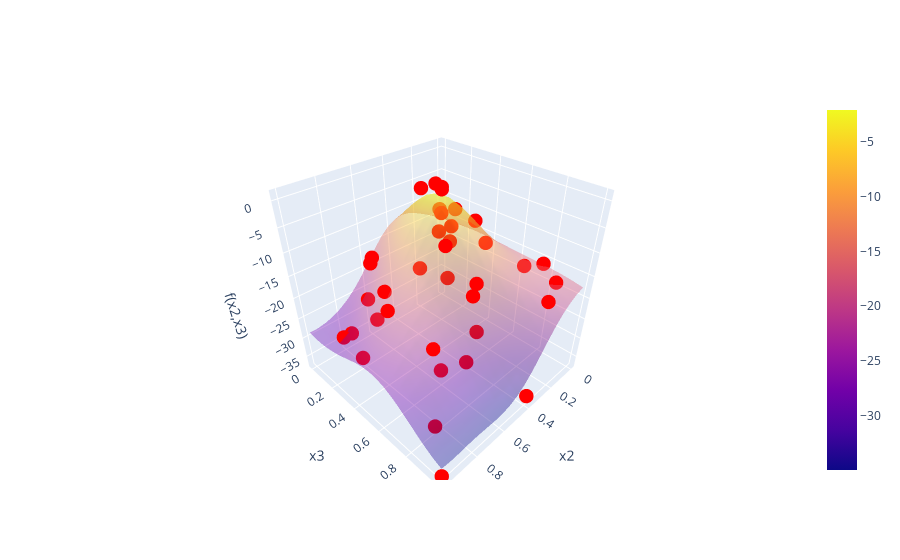

Notebook source saved alongside this figure:
### Markdown cell above
# Function 04

- standard Bayesian with beta = 0 and finer grid gave something new
- ran dimension reduction -- need to make this automatically update
- Nice clear max in x2, x3 space
- would benefit from gradient search and local model because secondary variables x1 and x4 are still significant

### Code cell
f4 = BBfcn(4)
print(f4)
f4.plot_feature_correlations()
f4.plot_correlations_with_cross_terms()

# dimension reduction for f4()
class f4dimRedTransform(Transformation):
    def __init__(self):
        pass
    def apply(self,data):
        data.drop(columns=["x1","x4"],inplace=True)

tr = f4dimRedTransform()
f4_dimRed = BBfcn(4)
f4_dimRed.transform(tr)
print(f4_dimRed)
f4_dimRed.plot_feature_correlations()
# f4_dimRed.plot_correlations_with_cross_terms()
kernel = C(10, (0.001, 20)) * Matern(length_scale=[1,1],nu=2.5) + WhiteKernel(noise_level=0.01)
f4_dimRed.nextPointBayesianOptim(kernel,numgrid=20,acqFcn="UCB",beta=0.5)

# Full dimensional GP for f4()
kernel = C(10, (0.001, 20)) * Matern(length_scale=[1,1,1,1],nu=2.5) + WhiteKernel(noise_level=0.01)
f4.nextPointBayesianOptim(kernel,numgrid=30,acqFcn="UCB",beta=0)

### Figure 1 — Plotly figure (JSON) as saved in the notebook; plotly's stock layout.template omitted (floating-point values rounded to 4 significant figures; data arrays with more than 128 entries replaced by an {"elided": "..."} marker saying what was removed)
{"data": [{"opacity": 0.4, "type": "surface", "x": {"elided": "20x20 float values"}, "y": {"elided": "20x20 float values"}, "z": {"elided": "20x20 float values"}}, {"marker": {"color": "red", "size": 5}, "mode": "markers", "name": "Measured points", "type": "scatter3d", "x": [0.7256, 0.4996, 0.03369, 0.00625, 0.1298, 0.5002, 0.06045, 0.7571, 0.07257, 0.5868, 0.5976, 0.1452, 0.07239, 0.832, 0.212, 0.8766, 0.1661, 0.8045, 0.6669, 0.6649, 0.9028, 0.757, 0.9196, 0.506, 0.4724, 0.8945, 0.04657, 0.4288, 0.4821, 0.494, 0.7421, 0.4082, 0.3878, 0.4082, 1.0, 0.4211, 0.4138], "y": [0.1754, 0.5393, 0.1454, 0.7606, 0.3844, 0.7066, 0.04219, 0.3694, 0.8868, 0.4388, 0.7661, 0.4768, 0.6872, 0.4829, 0.9392, 0.2172, 0.2414, 0.7518, 0.1568, 0.162, 0.3354, 0.2765, 0.2061, 0.5305, 0.4532, 0.8516, 0.1168, 0.4258, 0.7094, 0.7353, 0.737, 0.3673, 1.0, 0.2653, 1.0, 0.4211, 0.4138], "z": [-22.11, -14.6, -11.7, -16.05, -10.07, -15.49, -12.68, -16.03, -17.05, -12.74, -27.32, -13.53, -16.68, -16.51, -17.82, -26.56, -12.76, -19.44, -28.9, -13.7, -29.43, -11.57, -26.86, -7.967, -6.702, -32.63, -19.99, -4.026, -13.12, -23.14, -26.33, 0.609, -35.65, -1.371, -36.76, 0.7019, 0.1254]}], "layout": {"scene": {"xaxis": {"title": {"text": "x2"}}, "yaxis": {"title": {"text": "x3"}}, "zaxis": {"title": {"text": "f(x2,x3)"}}}}}
